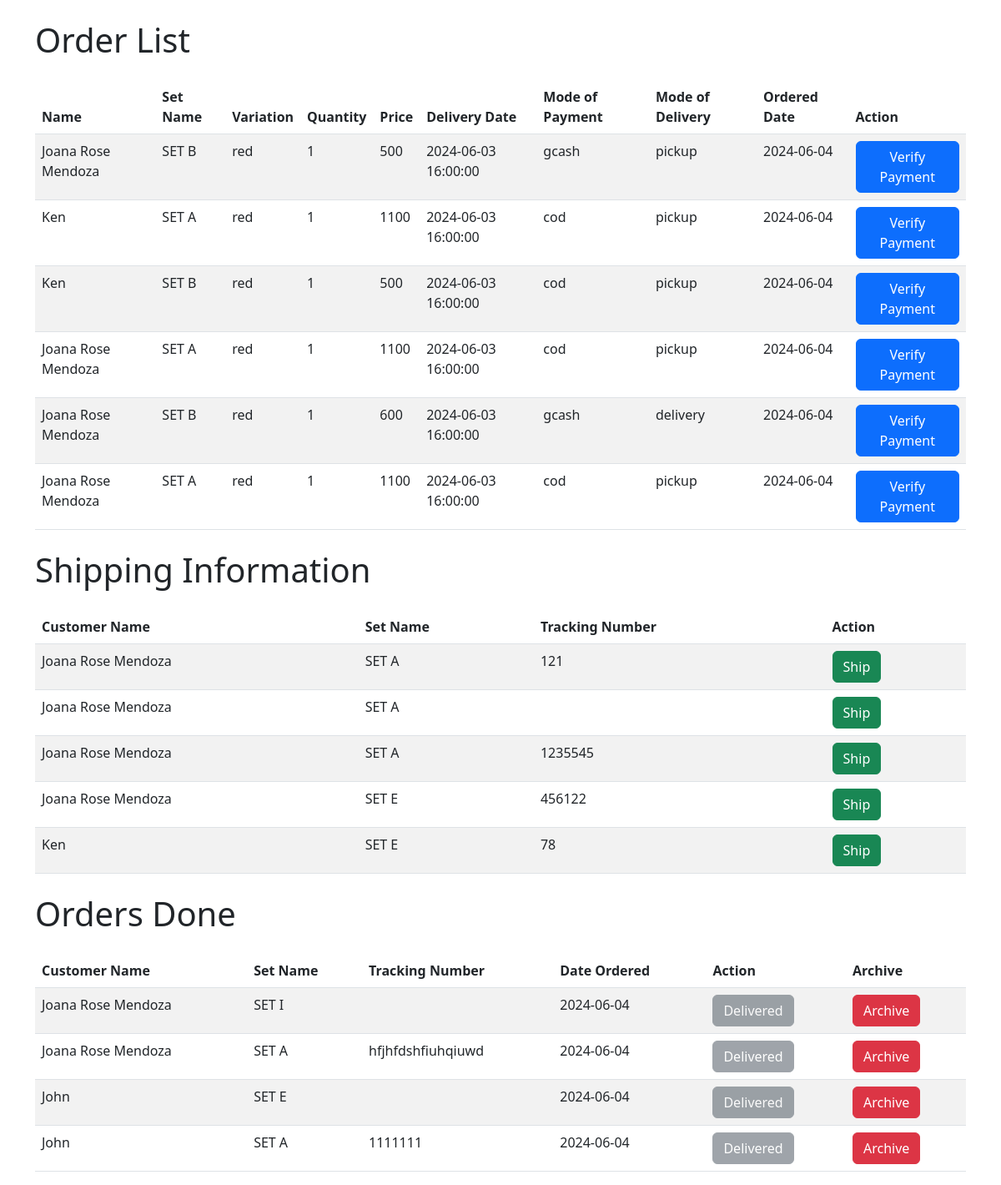
The page /admin/view_order.php on the database its author committed.
### tables this page shows
CREATE TABLE `order` (
  `Order_ID` int(11) NOT NULL,
  `Customer_ID` int(11) DEFAULT NULL,
  `Set_Name` varchar(255) DEFAULT NULL,
  `Variation` varchar(255) DEFAULT NULL,
  `Quantity` varchar(255) DEFAULT NULL,
  `Price` varchar(255) DEFAULT NULL,
  `Delivery_Date` timestamp NULL DEFAULT current_timestamp(),
  `mode_of_payment` varchar(255) NOT NULL,
  `mode_of_delivery` varchar(255) NOT NULL,
  `Order_Date` date DEFAULT curdate(),
  `order_status` varchar(50) NOT NULL DEFAULT 'pending',
  `shipping_status` varchar(50) NOT NULL DEFAULT 'otw',
  `archived` tinyint(1) DEFAULT 0
);

CREATE TABLE `customers` (
  `Customer_ID` int(11) NOT NULL,
  `Name` varchar(255) DEFAULT NULL,
  `Age` varchar(255) DEFAULT NULL,
  `Gender` varchar(255) DEFAULT NULL,
  `Phone_Number` varchar(255) DEFAULT NULL,
  `House_Number` varchar(255) DEFAULT NULL,
  `Zone` varchar(255) DEFAULT NULL,
  `Barangay` varchar(255) DEFAULT NULL,
  `City` varchar(255) DEFAULT NULL,
  `Province` varchar(255) DEFAULT NULL,
  `Region` varchar(255) DEFAULT NULL,
  `Zip_Code` varchar(255) DEFAULT NULL,
  `Email` varchar(255) DEFAULT NULL,
  `Username` varchar(255) DEFAULT NULL,
  `Password` varchar(255) DEFAULT NULL,
  `user_status` char(1) NOT NULL DEFAULT 'A',
  `user_type` char(1) NOT NULL DEFAULT 'C'
);

CREATE TABLE `shipping` (
  `Shipping_ID` int(11) NOT NULL,
  `Tracking_Number` varchar(255) DEFAULT NULL,
  `Order_ID` int(11) DEFAULT NULL
);

### admin/view_order.php (the view, shortened to what this page needs)
<?php
include_once "../db.php";
$sql = "SELECT o.Order_ID, c.Name, o.Set_Name, o.Variation, o.Quantity, o.Price, o.Delivery_Date, o.mode_of_payment, o.mode_of_delivery, o.Order_Date
        FROM `order` o
        INNER JOIN customers c ON o.Customer_ID = c.Customer_ID
        LEFT JOIN shipping s ON o.Order_ID = s.Order_ID
        WHERE s.Order_ID IS NULL AND o.archived = FALSE";
$order_result = $conn->query($sql);
$sql_shipping = "SELECT s.Order_ID, s.Tracking_Number, o.Set_Name, c.Name
                 FROM shipping s
                 INNER JOIN `order` o ON s.Order_ID = o.Order_ID
                 INNER JOIN customers c ON o.Customer_ID = c.Customer_ID
                 WHERE o.order_status != 'delivered' AND o.archived = FALSE";
$shipping_result = $conn->query($sql_shipping);
$sql_orders_done = "SELECT s.Order_ID, s.Tracking_Number, o.Set_Name, c.Name, o.Order_Date
                    FROM shipping s
                    INNER JOIN `order` o ON s.Order_ID = o.Order_ID
                    INNER JOIN customers c ON o.Customer_ID = c.Customer_ID
                    WHERE o.order_status = 'delivered' AND o.archived = FALSE";
$orders_done_result = $conn->query($sql_orders_done);
?>
<!DOCTYPE html>
<html lang="en">
<head>
    <link href="https://cdn.jsdelivr.net/npm/bootstrap@5.3.0/dist/css/bootstrap.min.css" rel="stylesheet">
</head>
<body>
<div class="container">
    <h1 class="my-4">Order List</h1>
    <table class="table table-striped">
        <thead>
            <tr>
                <th>Name</th>
                <th>Set Name</th>
                <th>Variation</th>
                <th>Quantity</th>
                <th>Price</th>
                <th>Delivery Date</th>
                <th>Mode of Payment</th>
                <th>Mode of Delivery</th>
                <th>Ordered Date</th>
                <th>Action</th>
            </tr>
        </thead>
        <tbody>
            <?php if ($order_result->num_rows > 0): ?>
                <?php while($row = $order_result->fetch_assoc()): ?>
                    <tr>
                        <td><?= htmlspecialchars($row["Name"]) ?></td>
                        <td><?= htmlspecialchars($row["Set_Name"]) ?></td>
                        <td><?= htmlspecialchars($row["Variation"]) ?></td>
                        <td><?= htmlspecialchars($row["Quantity"]) ?></td>
                        <td><?= htmlspecialchars($row["Price"]) ?></td>
                        <td><?= htmlspecialchars($row["Delivery_Date"]) ?></td>
                        <td><?= htmlspecialchars($row["mode_of_payment"]) ?></td>
                        <td><?= htmlspecialchars($row["mode_of_delivery"]) ?></td>
                        <td><?= htmlspecialchars($row["Order_Date"]) ?></td>
                        <td><button class='btn btn-primary verify-payment' data-order-id='<?= htmlspecialchars($row["Order_ID"]) ?>'>Verify Payment</button></td>
                    </tr>
                <?php endwhile; ?>
            <?php else: ?>
                <tr><td colspan='10'>No orders found</td></tr>
            <?php endif; ?>
        </tbody>
    </table>
    <h1 class="my-4">Shipping Information</h1>
    <table class="table table-striped">
        <thead>
            <tr>
                <th>Customer Name</th>
                <th>Set Name</th>
                <th>Tracking Number</th>
                <th>Action</th>
            </tr>
        </thead>
        <tbody>
            <?php if ($shipping_result->num_rows > 0): ?>
                <?php while($row = $shipping_result->fetch_assoc()): ?>
                    <tr>
                        <td><?= htmlspecialchars($row["Name"]) ?></td>
                        <td><?= htmlspecialchars($row["Set_Name"]) ?></td>
                        <td><?= htmlspecialchars($row["Tracking_Number"]) ?></td>
                        <td><button class='btn btn-success ship-order' data-order-id='<?= htmlspecialchars($row["Order_ID"]) ?>'>Ship</button></td>
                    </tr>
                <?php endwhile; ?>
            <?php else: ?>
                <tr><td colspan='4'>No shipping information found</td></tr>
            <?php endif; ?>
        </tbody>
    </table>
    <h1 class="my-4">Orders Done</h1>
    <table class="table table-striped" id="orders-done-table">
        <thead>
            <tr>
                <th>Customer Name</th>
                <th>Set Name</th>
                <th>Tracking Number</th>
                <th>Date Ordered</th>
                <th>Action</th>
                <th>Archive</th>
            </tr>
        </thead>
        <tbody>
            <?php if ($orders_done_result->num_rows > 0): ?>
                <?php while($row = $orders_done_result->fetch_assoc()): ?>
                    <tr>
                        <td><?= htmlspecialchars($row["Name"]) ?></td>
                        <td><?= htmlspecialchars($row["Set_Name"]) ?></td>
                        <td><?= htmlspecialchars($row["Tracking_Number"]) ?></td>
                        <td><?= htmlspecialchars($row["Order_Date"]) ?></td>
                        <td><button class="btn btn-secondary" disabled>Delivered</button></td>
                        <td><button class="btn btn-danger archive-order" data-order-id="<?= htmlspecialchars($row["Order_ID"]) ?>">Archive</button></td>
                    </tr>
                <?php endwhile; ?>
            <?php else: ?>
                <tr><td colspan='6'>No orders done found</td></tr>
            <?php endif; ?>
        </tbody>
    </table>
</div>
</body>
</html>

### rows shown on the page
order: Customer_ID.Name "Joana Rose Mendoza", Set_Name "SET B", Variation "red", Quantity "1", Price "500", Delivery_Date "2024-06-03 16:00:00", mode_of_payment "gcash", mode_of_delivery "pickup", Order_Date "2024-06-04"
order: Customer_ID.Name "Ken", Set_Name "SET A", Variation "red", Quantity "1", Price "1100", Delivery_Date "2024-06-03 16:00:00", mode_of_payment "cod", mode_of_delivery "pickup", Order_Date "2024-06-04"
order: Customer_ID.Name "Ken", Set_Name "SET B", Variation "red", Quantity "1", Price "500", Delivery_Date "2024-06-03 16:00:00", mode_of_payment "cod", mode_of_delivery "pickup", Order_Date "2024-06-04"
order: Customer_ID.Name "Joana Rose Mendoza", Set_Name "SET A", Variation "red", Quantity "1", Price "1100", Delivery_Date "2024-06-03 16:00:00", mode_of_payment "cod", mode_of_delivery "pickup", Order_Date "2024-06-04"
order: Customer_ID.Name "Joana Rose Mendoza", Set_Name "SET B", Variation "red", Quantity "1", Price "600", Delivery_Date "2024-06-03 16:00:00", mode_of_payment "gcash", mode_of_delivery "delivery", Order_Date "2024-06-04"
order: Customer_ID.Name "Joana Rose Mendoza", Set_Name "SET A", Variation "red", Quantity "1", Price "1100", Delivery_Date "2024-06-03 16:00:00", mode_of_payment "cod", mode_of_delivery "pickup", Order_Date "2024-06-04"
shipping: customers.Name "Joana Rose Mendoza", Order_ID.Set_Name "SET A", Tracking_Number "121"
shipping: customers.Name "Joana Rose Mendoza", Order_ID.Set_Name "SET A"
shipping: customers.Name "Joana Rose Mendoza", Order_ID.Set_Name "SET A", Tracking_Number "1235545"
shipping: customers.Name "Joana Rose Mendoza", Order_ID.Set_Name "SET E", Tracking_Number "456122"
shipping: customers.Name "Ken", Order_ID.Set_Name "SET E", Tracking_Number "78"
shipping: customers.Name "Joana Rose Mendoza", Order_ID.Set_Name "SET I", Order_ID.Order_Date "2024-06-04"
shipping: customers.Name "Joana Rose Mendoza", Order_ID.Set_Name "SET A", Tracking_Number "hfjhfdshfiuhqiuwd", Order_ID.Order_Date "2024-06-04"
shipping: customers.Name "John", Order_ID.Set_Name "SET E", Order_ID.Order_Date "2024-06-04"
shipping: customers.Name "John", Order_ID.Set_Name "SET A", Tracking_Number "1111111", Order_ID.Order_Date "2024-06-04"
